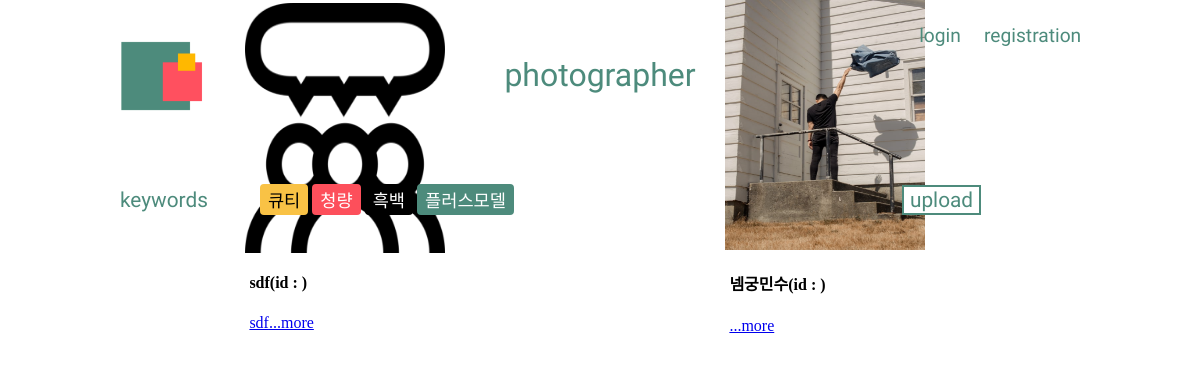
Page /posts/photo/filter/cool/ on the committed database.
### posts/models.py (models this page shows, shortened)
class Photo(models.Model):
    title = models.CharField(max_length=20)
    text = models.TextField(default='', null=True, blank=True)
    image1 = models.ImageField(upload_to = 'images/')
    image2 = models.ImageField(upload_to = 'images/', default='', null=True, blank=True)
    image3 = models.ImageField(upload_to = 'images/', default='', null=True, blank=True)
    image4 = models.ImageField(upload_to = 'images/', default='', null=True, blank=True)
    image5 = models.ImageField(upload_to = 'images/', default='', null=True, blank=True)
    thumbnail = ImageSpecField(source='image1', processors=[ResizeToFill(120,80)], format='JPEG')
    CATEGORY_CHOICES = (
        ('큐티', '큐티'),
        ('청량', '청량'),
        ('흑백사진', '흑백사진'),
        ('플러스모델', '플러스모델'),
    )
    category = models.CharField(max_length=5, choices=CATEGORY_CHOICES, null=True)

### posts/views.py (the view)
# urls.py: path('photo/filter/cool/', views.photo_filter_cool, name="photo_filter_cool"),
def photo_filter_cool(request):
    photo_post_cool = Photo.objects.filter(category="청량")
    photo_cool_paginator = Paginator(photo_post_cool, 4)
    photo_cool_page = request.GET.get('page')
    photo_cool_posts = photo_cool_paginator.get_page(photo_cool_page)
    return render(request, 'photo/photo_filter_cool.html', {'photo_post_cool': photo_post_cool,
                                                            'photo_cool_posts': photo_cool_posts,
                                                            'photo_cool_paginator': photo_cool_paginator, })

### posts/templates/photo/photo_filter_cool.html (shortened to what this page needs)
{% extends 'photo/photo_base.html' %}
{% block content %}
<div class="array">
                {% for cools in photo_cool_posts %}
                        <div class="card">
                            <div class="box-1">
                                <img src="{{ cools.image1.url  }}" width="200" height="250" alt = "{{ cools.title }}">
                            </div>
                            <div class="box-2">
                                <h4>{{ cools.title }}(id : {{ user.username }})</h4>
                                <a href="{% url 'photo_detail' cools.id %}"><p>{{ cools.text|slice:":15" }}...more</p></a>
                            </div>
                        </div>
                {% endfor %}
            </div>
{% endblock content %}

### posts/static/css/model_photo.css (style rules this page uses)
body { margin: 0; padding: 0; overflow-x: hidden; }
.array { display: flex; flex-direction: row; width: 80%; margin-left: 10%; }
.card { margin: auto; display: block; width: 24%; height: 82%; }
.array > .card { background-color: white; border-radius: 4px; }
.box-2 { position: relative; background-color: white; width:96%; height: 20%; margin: 0 2%; padding: 0; }

### rows in the picture
Photo: image1 (picture), title "sdf", text "sdf"
Photo: image1 (picture), title "넴궁민수"
